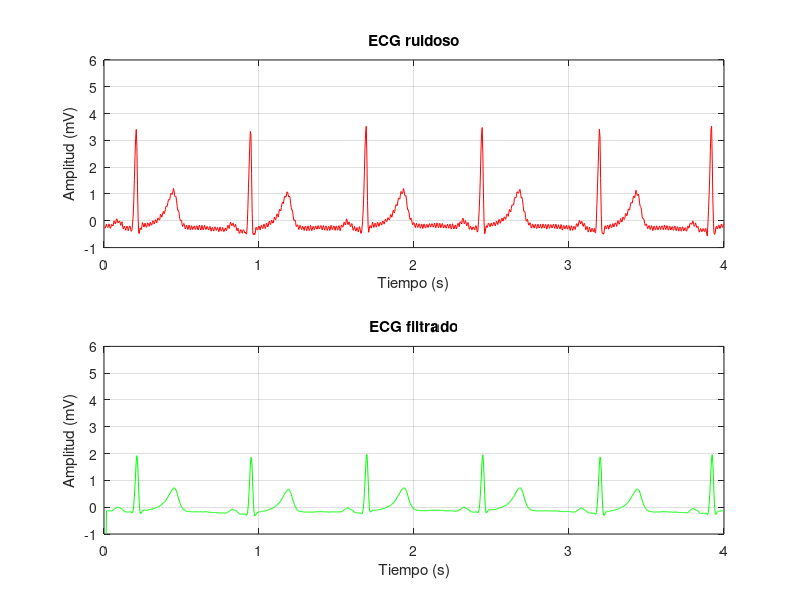
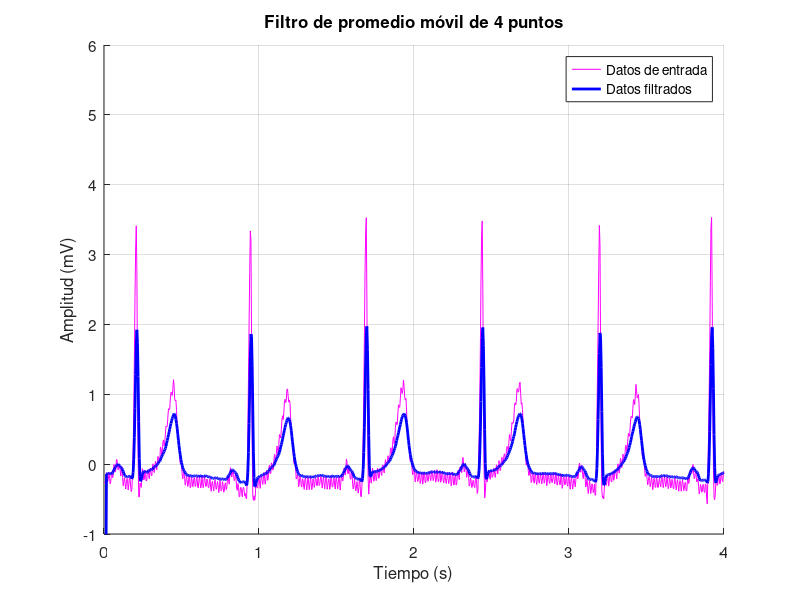

The MATLAB source for these figures, in order:
function Filtrado_Movil
    % Codigo para filtrar por promedioado Movil; Realizado por Bernal Sanchez J. Alexander Bernal
    % El archivo ECG está en mi repositorio de GitHub: 
    clc; close;

    % Cargar los datos del archivo ecg.mat
    data = load('ecg.mat');
    
    % Suponiendo que el archivo 'ecg.mat' contiene una variable llamada 'ecg'
    ecg = data.ecg;
    
    % Definir los parámetros de muestreo
    Fs = 250;                                                        % frecuencia de muestreo en Hz
    Ts = 1 / Fs;                                                     % período de muestreo en segundos
    N = length(ecg);                                              % número de muestras
    vect = (1:N);
    t = vect * Ts;                                                  % vector de tiempo
    
    % Agregar ruido a los datos del ECG
    rng default;                                                    % Inicializar generador de números aleatorios
    C = 0.5;                                                         % Constante de ruido 
    x = ecg + C * rand(size(ecg));
    
    % Definir los coeficientes del filtro de promedio móvil
    taps = 4;
    b = (1/taps) * ones(1, taps);
    a = 1;                                                            % Para no atenuar
    
    % Aplicar el filtro de promedio móvil
    y = filter(b, a, x);
    
    % Normalizar las señales
    % Se usa el rango original de la señal sin filtrar para la normalización
    x_normalized = (x - mean(x)) / std(x);
    y_normalized = (y - mean(y)) / std(y);
    
    % Ajustar el rango de normalización a -1 a 6
    x_normalized = x_normalized / (max(x_normalized) - min(x_normalized)) * 7;
    y_normalized = y_normalized / (max(y_normalized) - min(y_normalized)) * 7;
    
    % Limitar los datos a los primeros 4 segundos
    time_limit = 4;                                                 % Seg del ECG
    sample_limit = time_limit * Fs;                         % número de muestras correspondientes a 4 segundos
    if sample_limit > N
        sample_limit = N;                                        % asegurar que no exceda el número de muestras disponibles
    end
    
    % Graficar los resultados
    figure(1);
        subplot(2,1,1);
            plot(t(1:sample_limit), x_normalized(1:sample_limit), 'r');
            title('ECG ruidoso');   grid on;    ylabel('Amplitud (mV)');
            xlabel('Tiempo (s)');   ylim([-1 6]); % Establecer el rango del eje y
    
        subplot(2,1,2);
            plot(t(1:sample_limit), y_normalized(1:sample_limit), 'g');
            title('ECG filtrado');  grid on;  ylabel('Amplitud (mV)');  
            xlabel('Tiempo (s)'); ylim([-1 6]); % Establecer el rango del eje y

    figure('DefaultAxesFontSize', 11);
        hold on;    grid on;
    plot(t(1:sample_limit), x_normalized(1:sample_limit), 'm');
    plot(t(1:sample_limit), y_normalized(1:sample_limit), 'b', 'linewidth', 2);
            legend('Datos de entrada', 'Datos filtrados');
            title('Filtro de promedio móvil de 4 puntos');
            ylabel('Amplitud (mV)');    xlabel('Tiempo (s)');
            xlim([0 4]);     ylim([-1 6]); % Establecer el rango del eje y % Establecer el límite en el eje x    
end
